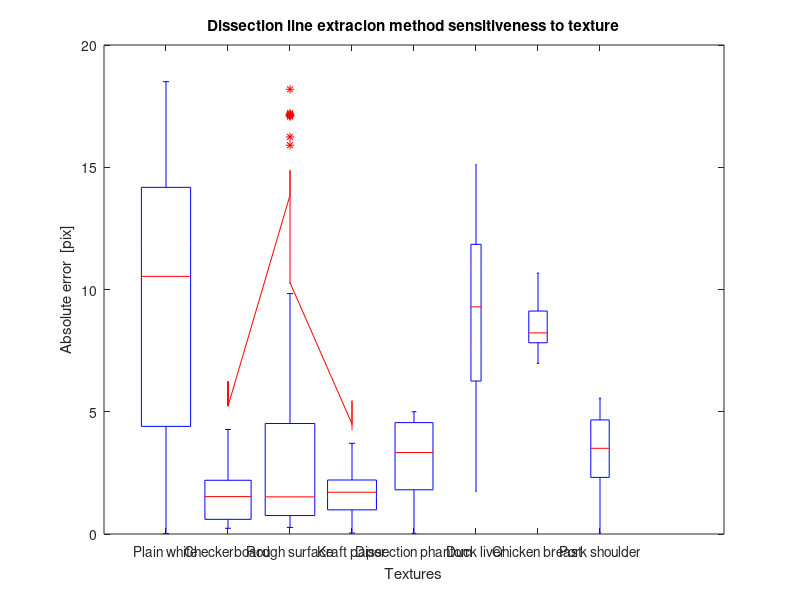

Write MATLAB code to recreate this figure.
err = load('err_papers_meats.mat');
err = err.err;
err_m = zeros(0);
groups = zeros(0);
for i = 1:8
    err_m = [err_m, err{i}];
    groups = [groups, ones(size(err{i})) * i];
end

boxplot(abs(err_m), groups, 'Symbol','w*', 'Labels',{'Plain white','Checkerboard','Rough surface','Kraft paper', 'Dissection phantom', 'Duck liver', 'Chicken breast', 'Pork shoulder'})

title('Dissection line extracion method sensitiveness to texture')
xlabel('Textures')
ylabel('Absolute error  [pix]')